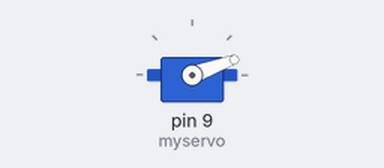
This sketch was run on a simulated Arduino Uno, built with avr-gcc and run on an emulated ATmega328P. On the bench: servo.

Above: at 0.05 s.
At 19.95 s:
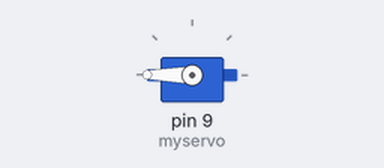
Timing chart, 0 to 26.0 s (numbered marks = the images above):
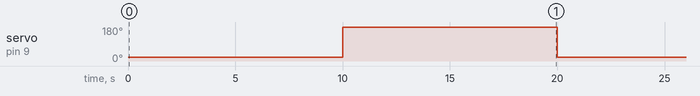

The sketch:

Knob.ino
```cpp
/*
 Controlling a servo position using a potentiometer (variable resistor)
 by Michal Rinott <http://people.interaction-ivrea.it/m.rinott>

 modified on 8 Nov 2013
 by Scott Fitzgerald
 http://www.arduino.cc/en/Tutorial/Knob
*/

#include <Servo.h>

Servo myservo;  // create servo object to control a servo

void setup() {
  myservo.attach(9);  // attaches the servo on pin 9 to the servo object
}

void loop() {
  // Fait bouger le bras de 0° à 180°
    myservo.write(20);

  delay(10000);
      myservo.write(180);

    delay(10000);


                     // waits for the servo to get there
}
```

Measured:
- by itself, servo on pin 9 (myservo): alternates 180° for 10.0 s and 20° for 10.0 s
